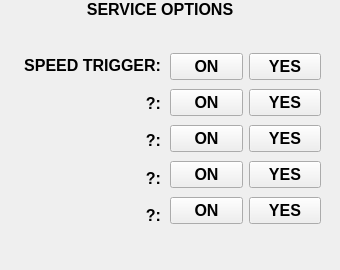
<?xml version="1.0" encoding="UTF-8"?>
<ui version="4.0">
 <class>servOpt</class>
 <widget class="QWidget" name="servOpt">
  <property name="geometry">
   <rect>
    <x>0</x>
    <y>0</y>
    <width>340</width>
    <height>270</height>
   </rect>
  </property>
  <property name="minimumSize">
   <size>
    <width>340</width>
    <height>270</height>
   </size>
  </property>
  <property name="font">
   <font>
    <pointsize>12</pointsize>
    <weight>75</weight>
    <bold>true</bold>
   </font>
  </property>
  <property name="windowTitle">
   <string>Form</string>
  </property>
  <widget class="QWidget" name="">
   <layout class="QHBoxLayout" name="horizontalLayout">
    <property name="bottomMargin">
     <number>10</number>
    </property>
    <item>
     <widget class="QLabel" name="label">
      <property name="minimumSize">
       <size>
        <width>320</width>
        <height>0</height>
       </size>
      </property>
      <property name="text">
       <string>SERVICE OPTIONS</string>
      </property>
      <property name="alignment">
       <set>Qt::AlignCenter</set>
      </property>
     </widget>
    </item>
   </layout>
  </widget>
  <widget class="QWidget" name="">
   <property name="geometry">
    <rect>
     <x>10</x>
     <y>50</y>
     <width>151</width>
     <height>181</height>
    </rect>
   </property>
   <layout class="QVBoxLayout" name="verticalLayout">
    <item>
     <widget class="QLabel" name="label1">
      <property name="minimumSize">
       <size>
        <width>140</width>
        <height>30</height>
       </size>
      </property>
      <property name="maximumSize">
       <size>
        <width>200</width>
        <height>16777215</height>
       </size>
      </property>
      <property name="text">
       <string>SPEED TRIGGER:</string>
      </property>
      <property name="alignment">
       <set>Qt::AlignRight|Qt::AlignTrailing|Qt::AlignVCenter</set>
      </property>
     </widget>
    </item>
    <item>
     <widget class="QLabel" name="label2">
      <property name="minimumSize">
       <size>
        <width>140</width>
        <height>30</height>
       </size>
      </property>
      <property name="maximumSize">
       <size>
        <width>200</width>
        <height>16777215</height>
       </size>
      </property>
      <property name="text">
       <string>?:</string>
      </property>
      <property name="alignment">
       <set>Qt::AlignRight|Qt::AlignTrailing|Qt::AlignVCenter</set>
      </property>
     </widget>
    </item>
    <item>
     <widget class="QLabel" name="label3">
      <property name="minimumSize">
       <size>
        <width>140</width>
        <height>30</height>
       </size>
      </property>
      <property name="maximumSize">
       <size>
        <width>200</width>
        <height>16777215</height>
       </size>
      </property>
      <property name="text">
       <string>?:</string>
      </property>
      <property name="alignment">
       <set>Qt::AlignRight|Qt::AlignTrailing|Qt::AlignVCenter</set>
      </property>
     </widget>
    </item>
    <item>
     <widget class="QLabel" name="label4">
      <property name="minimumSize">
       <size>
        <width>140</width>
        <height>30</height>
       </size>
      </property>
      <property name="maximumSize">
       <size>
        <width>200</width>
        <height>16777215</height>
       </size>
      </property>
      <property name="text">
       <string>?:</string>
      </property>
      <property name="alignment">
       <set>Qt::AlignRight|Qt::AlignTrailing|Qt::AlignVCenter</set>
      </property>
     </widget>
    </item>
    <item>
     <widget class="QLabel" name="label5">
      <property name="minimumSize">
       <size>
        <width>140</width>
        <height>30</height>
       </size>
      </property>
      <property name="maximumSize">
       <size>
        <width>200</width>
        <height>16777215</height>
       </size>
      </property>
      <property name="text">
       <string>?:</string>
      </property>
      <property name="alignment">
       <set>Qt::AlignRight|Qt::AlignTrailing|Qt::AlignVCenter</set>
      </property>
     </widget>
    </item>
   </layout>
  </widget>
  <widget class="QWidget" name="">
   <property name="geometry">
    <rect>
     <x>170</x>
     <y>50</y>
     <width>151</width>
     <height>181</height>
    </rect>
   </property>
   <layout class="QGridLayout" name="gridLayout">
    <item row="0" column="0">
     <widget class="QPushButton" name="pb_on1">
      <property name="text">
       <string>ON</string>
      </property>
     </widget>
    </item>
    <item row="0" column="1">
     <widget class="QPushButton" name="pb_yes1">
      <property name="text">
       <string>YES</string>
      </property>
     </widget>
    </item>
    <item row="1" column="0">
     <widget class="QPushButton" name="pb_on2">
      <property name="text">
       <string>ON</string>
      </property>
     </widget>
    </item>
    <item row="1" column="1">
     <widget class="QPushButton" name="pb_yes2">
      <property name="text">
       <string>YES</string>
      </property>
     </widget>
    </item>
    <item row="2" column="0">
     <widget class="QPushButton" name="pb_on3">
      <property name="text">
       <string>ON</string>
      </property>
     </widget>
    </item>
    <item row="2" column="1">
     <widget class="QPushButton" name="pb_yes3">
      <property name="text">
       <string>YES</string>
      </property>
     </widget>
    </item>
    <item row="3" column="0">
     <widget class="QPushButton" name="pb_on4">
      <property name="text">
       <string>ON</string>
      </property>
     </widget>
    </item>
    <item row="3" column="1">
     <widget class="QPushButton" name="pb_yes4">
      <property name="text">
       <string>YES</string>
      </property>
     </widget>
    </item>
    <item row="4" column="0">
     <widget class="QPushButton" name="pb_on5">
      <property name="text">
       <string>ON</string>
      </property>
     </widget>
    </item>
    <item row="4" column="1">
     <widget class="QPushButton" name="pb_yes5">
      <property name="text">
       <string>YES</string>
      </property>
     </widget>
    </item>
   </layout>
  </widget>
 </widget>
 <resources/>
 <connections/>
</ui>
